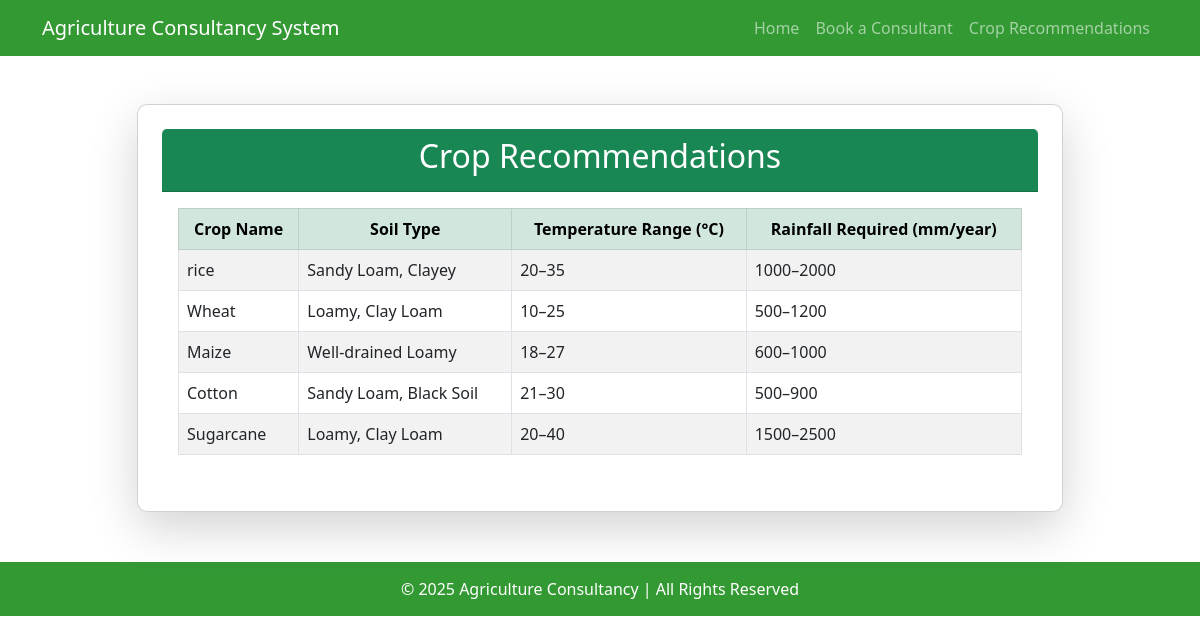
The app's page /crops/ with its own data.
### consultancy/models.py (models this page shows, shortened)
class CropRecommendation(models.Model):
    crop_name = models.CharField(max_length=100)
    soil_type = models.CharField(max_length=200)
    temperature_range = models.CharField(max_length=100)
    rainfall_required = models.CharField(max_length=100)

### consultancy/views.py (the view)
# urls.py: path('crops/', views.crop_recommendation, name='crop_recommendation'),
def crop_recommendation(request):
    crops = CropRecommendation.objects.all()
    return render(request, 'consultancy/crops.html', {'crops': crops})

### consultancy/templates/consultancy/crops.html (shortened to what this page needs)
<!DOCTYPE html>
<html lang="en">
<head>
    <link href="https://cdn.jsdelivr.net/npm/bootstrap@5.3.0/dist/css/bootstrap.min.css" rel="stylesheet">
</head>
<body>
    <nav class="navbar navbar-expand-lg navbar-dark">
        <div class="container">
            <a class="navbar-brand" href="#">Agriculture Consultancy System</a>
            <div class="collapse navbar-collapse" id="navbarNav">
                <ul class="navbar-nav ms-auto">
                    <li class="nav-item"><a class="nav-link" href="/">Home</a></li>
                    <li class="nav-item"><a class="nav-link" href="{% url 'book_consultant' %}">Book a Consultant</a></li>
                    <li class="nav-item"><a class="nav-link" href="{% url 'crop_recommendation' %}">Crop Recommendations</a></li>
                </ul>
            </div>
        </div>
    </nav>
    <div class="container my-5">
        <div class="row justify-content-center">
            <div class="col-md-10">
                <div class="card shadow-lg p-4">
                    <div class="card-header bg-success text-white text-center">
                        <h2>Crop Recommendations</h2>
                    </div>
                    <div class="card-body">
                        {% if crops %}
                            <div class="table-responsive">
                                <table class="table table-bordered table-striped">
                                    <thead class="table-success text-center">
                                        <tr>
                                            <th>Crop Name</th>
                                            <th>Soil Type</th>
                                            <th>Temperature Range (°C)</th>
                                            <th>Rainfall Required (mm/year)</th>
                                        </tr>
                                    </thead>
                                    <tbody>
                                        {% for crop in crops %}
                                            <tr>
                                                <td>{{ crop.crop_name }}</td>
                                                <td>{{ crop.soil_type }}</td>
                                                <td>{{ crop.temperature_range }}</td>
                                                <td>{{ crop.rainfall_required }}</td>
                                            </tr>
                                        {% endfor %}
                                    </tbody>
                                </table>
                            </div>
                        {% else %}
                            <p class="text-center text-muted">No crop recommendations available at the moment.</p>
                        {% endif %}
                    </div>
                </div>
            </div>
        </div>
    </div>
    <footer class="footer">
        &copy; 2025 Agriculture Consultancy | All Rights Reserved
    </footer>
</body>
</html>

### consultancy/templates/consultancy/crops.html (style rules this page uses)
body { background: url('https://source.unsplash.com/1600x900/?farm,agriculture') no-repeat center center/cover; background-attachment: fixed; }
.navbar { background-color: rgba(0, 128, 0, 0.8) !important; }
.footer { background-color: rgba(0, 128, 0, 0.8); color: white; text-align: center; padding: 15px; margin-top: 50px; }
.card { background: rgba(255, 255, 255, 0.9); border-radius: 10px; }
table { background: white; }

### records on screen
CropRecommendation: crop_name "rice", soil_type "Sandy Loam, Clayey", temperature_range "20–35", rainfall_required "1000–2000"
CropRecommendation: crop_name "Wheat", soil_type "Loamy, Clay Loam", temperature_range "10–25", rainfall_required "500–1200"
CropRecommendation: crop_name "Maize", soil_type "Well-drained Loamy", temperature_range "18–27", rainfall_required "600–1000"
CropRecommendation: crop_name "Cotton", soil_type "Sandy Loam, Black Soil", temperature_range "21–30", rainfall_required "500–900"
CropRecommendation: crop_name "Sugarcane", soil_type "Loamy, Clay Loam", temperature_range "20–40", rainfall_required "1500–2500"
